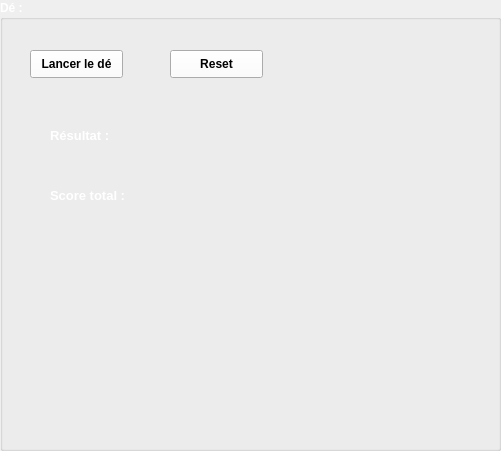
   <widget class="QGroupBox" name="layoutD">
    <property name="geometry">
     <rect>
      <x>30</x>
      <y>40</y>
      <width>501</width>
      <height>451</height>
     </rect>
    </property>
    <property name="palette">
     <palette>
      <active>
       <colorrole role="WindowText">
        <brush brushstyle="SolidPattern">
         <color alpha="255">
          <red>255</red>
          <green>255</green>
          <blue>255</blue>
         </color>
        </brush>
       </colorrole>
       <colorrole role="Button">
        <brush brushstyle="SolidPattern">
         <color alpha="255">
          <red>255</red>
          <green>255</green>
          <blue>255</blue>
         </color>
        </brush>
       </colorrole>
       <colorrole role="Text">
        <brush brushstyle="SolidPattern">
         <color alpha="255">
          <red>255</red>
          <green>255</green>
          <blue>255</blue>
         </color>
        </brush>
       </colorrole>
       <colorrole role="PlaceholderText">
        <brush brushstyle="SolidPattern">
         <color alpha="128">
          <red>255</red>
          <green>255</green>
          <blue>255</blue>
         </color>
        </brush>
       </colorrole>
      </active>
      <inactive>
       <colorrole role="WindowText">
        <brush brushstyle="SolidPattern">
         <color alpha="255">
          <red>255</red>
          <green>255</green>
          <blue>255</blue>
         </color>
        </brush>
       </colorrole>
       <colorrole role="Button">
        <brush brushstyle="SolidPattern">
         <color alpha="255">
          <red>255</red>
          <green>255</green>
          <blue>255</blue>
         </color>
        </brush>
       </colorrole>
       <colorrole role="Text">
        <brush brushstyle="SolidPattern">
         <color alpha="255">
          <red>255</red>
          <green>255</green>
          <blue>255</blue>
         </color>
        </brush>
       </colorrole>
       <colorrole role="PlaceholderText">
        <brush brushstyle="SolidPattern">
         <color alpha="128">
          <red>255</red>
          <green>255</green>
          <blue>255</blue>
         </color>
        </brush>
       </colorrole>
      </inactive>
      <disabled>
       <colorrole role="WindowText">
        <brush brushstyle="SolidPattern">
         <color alpha="255">
          <red>120</red>
          <green>120</green>
          <blue>120</blue>
         </color>
        </brush>
       </colorrole>
       <colorrole role="Button">
        <brush brushstyle="SolidPattern">
         <color alpha="255">
          <red>255</red>
          <green>255</green>
          <blue>255</blue>
         </color>
        </brush>
       </colorrole>
       <colorrole role="Text">
        <brush brushstyle="SolidPattern">
         <color alpha="255">
          <red>120</red>
          <green>120</green>
          <blue>120</blue>
         </color>
        </brush>
       </colorrole>
       <colorrole role="PlaceholderText">
        <brush brushstyle="SolidPattern">
         <color alpha="128">
          <red>0</red>
          <green>0</green>
          <blue>0</blue>
         </color>
        </brush>
       </colorrole>
      </disabled>
     </palette>
    </property>
    <property name="font">
     <font>
      <weight>75</weight>
      <bold>true</bold>
     </font>
    </property>
    <property name="title">
     <string>Dé :</string>
    </property>
    <widget class="QPushButton" name="jetDeButton">
     <property name="geometry">
      <rect>
       <x>30</x>
       <y>50</y>
       <width>93</width>
       <height>28</height>
      </rect>
     </property>
     <property name="palette">
      <palette>
       <active>
        <colorrole role="WindowText">
         <brush brushstyle="SolidPattern">
          <color alpha="255">
           <red>255</red>
           <green>255</green>
           <blue>255</blue>
          </color>
         </brush>
        </colorrole>
        <colorrole role="Button">
         <brush brushstyle="SolidPattern">
          <color alpha="255">
           <red>255</red>
           <green>255</green>
           <blue>255</blue>
          </color>
         </brush>
        </colorrole>
        <colorrole role="Text">
         <brush brushstyle="SolidPattern">
          <color alpha="255">
           <red>255</red>
           <green>255</green>
           <blue>255</blue>
          </color>
         </brush>
        </colorrole>
        <colorrole role="PlaceholderText">
         <brush brushstyle="SolidPattern">
          <color alpha="128">
           <red>255</red>
           <green>255</green>
           <blue>255</blue>
          </color>
         </brush>
        </colorrole>
       </active>
       <inactive>
        <colorrole role="WindowText">
         <brush brushstyle="SolidPattern">
          <color alpha="255">
           <red>255</red>
           <green>255</green>
           <blue>255</blue>
          </color>
         </brush>
        </colorrole>
        <colorrole role="Button">
         <brush brushstyle="SolidPattern">
          <color alpha="255">
           <red>255</red>
           <green>255</green>
           <blue>255</blue>
          </color>
         </brush>
        </colorrole>
        <colorrole role="Text">
         <brush brushstyle="SolidPattern">
          <color alpha="255">
           <red>255</red>
           <green>255</green>
           <blue>255</blue>
          </color>
         </brush>
        </colorrole>
        <colorrole role="PlaceholderText">
         <brush brushstyle="SolidPattern">
          <color alpha="128">
           <red>255</red>
           <green>255</green>
           <blue>255</blue>
          </color>
         </brush>
        </colorrole>
       </inactive>
       <disabled>
        <colorrole role="WindowText">
         <brush brushstyle="SolidPattern">
          <color alpha="255">
           <red>120</red>
           <green>120</green>
           <blue>120</blue>
          </color>
         </brush>
        </colorrole>
        <colorrole role="Button">
         <brush brushstyle="SolidPattern">
          <color alpha="255">
           <red>255</red>
           <green>255</green>
           <blue>255</blue>
          </color>
         </brush>
        </colorrole>
        <colorrole role="Text">
         <brush brushstyle="SolidPattern">
          <color alpha="255">
           <red>120</red>
           <green>120</green>
           <blue>120</blue>
          </color>
         </brush>
        </colorrole>
        <colorrole role="PlaceholderText">
         <brush brushstyle="SolidPattern">
          <color alpha="128">
           <red>0</red>
           <green>0</green>
           <blue>0</blue>
          </color>
         </brush>
        </colorrole>
       </disabled>
      </palette>
     </property>
     <property name="font">
      <font>
       <weight>75</weight>
       <bold>true</bold>
      </font>
     </property>
     <property name="text">
      <string>Lancer le dé</string>
     </property>
    </widget>
    <widget class="QPushButton" name="resetButton">
     <property name="geometry">
      <rect>
       <x>170</x>
       <y>50</y>
       <width>93</width>
       <height>28</height>
      </rect>
     </property>
     <property name="palette">
      <palette>
       <active>
        <colorrole role="WindowText">
         <brush brushstyle="SolidPattern">
          <color alpha="255">
           <red>255</red>
           <green>255</green>
           <blue>255</blue>
          </color>
         </brush>
        </colorrole>
        <colorrole role="Button">
         <brush brushstyle="SolidPattern">
          <color alpha="255">
           <red>255</red>
           <green>255</green>
           <blue>255</blue>
          </color>
         </brush>
        </colorrole>
        <colorrole role="Text">
         <brush brushstyle="SolidPattern">
          <color alpha="255">
           <red>255</red>
           <green>255</green>
           <blue>255</blue>
          </color>
         </brush>
        </colorrole>
        <colorrole role="PlaceholderText">
         <brush brushstyle="SolidPattern">
          <color alpha="128">
           <red>255</red>
           <green>255</green>
           <blue>255</blue>
          </color>
         </brush>
        </colorrole>
       </active>
       <inactive>
        <colorrole role="WindowText">
         <brush brushstyle="SolidPattern">
          <color alpha="255">
           <red>255</red>
           <green>255</green>
           <blue>255</blue>
          </color>
         </brush>
        </colorrole>
        <colorrole role="Button">
         <brush brushstyle="SolidPattern">
          <color alpha="255">
           <red>255</red>
           <green>255</green>
           <blue>255</blue>
          </color>
         </brush>
        </colorrole>
        <colorrole role="Text">
         <brush brushstyle="SolidPattern">
          <color alpha="255">
           <red>255</red>
           <green>255</green>
           <blue>255</blue>
          </color>
         </brush>
        </colorrole>
        <colorrole role="PlaceholderText">
         <brush brushstyle="SolidPattern">
          <color alpha="128">
           <red>255</red>
           <green>255</green>
           <blue>255</blue>
          </color>
         </brush>
        </colorrole>
       </inactive>
       <disabled>
        <colorrole role="WindowText">
         <brush brushstyle="SolidPattern">
          <color alpha="255">
           <red>120</red>
           <green>120</green>
           <blue>120</blue>
          </color>
         </brush>
        </colorrole>
        <colorrole role="Button">
         <brush brushstyle="SolidPattern">
          <color alpha="255">
           <red>255</red>
           <green>255</green>
           <blue>255</blue>
          </color>
         </brush>
        </colorrole>
        <colorrole role="Text">
         <brush brushstyle="SolidPattern">
          <color alpha="255">
           <red>120</red>
           <green>120</green>
           <blue>120</blue>
          </color>
         </brush>
        </colorrole>
        <colorrole role="PlaceholderText">
         <brush brushstyle="SolidPattern">
          <color alpha="128">
           <red>0</red>
           <green>0</green>
           <blue>0</blue>
          </color>
         </brush>
        </colorrole>
       </disabled>
      </palette>
     </property>
     <property name="font">
      <font>
       <weight>75</weight>
       <bold>true</bold>
      </font>
     </property>
     <property name="text">
      <string>Reset</string>
     </property>
    </widget>
    <widget class="QLabel" name="resultTitle">
     <property name="geometry">
      <rect>
       <x>50</x>
       <y>120</y>
       <width>91</width>
       <height>31</height>
      </rect>
     </property>
     <property name="palette">
      <palette>
       <active>
        <colorrole role="WindowText">
         <brush brushstyle="SolidPattern">
          <color alpha="255">
           <red>255</red>
           <green>255</green>
           <blue>255</blue>
          </color>
         </brush>
        </colorrole>
        <colorrole role="Button">
         <brush brushstyle="SolidPattern">
          <color alpha="255">
           <red>255</red>
           <green>255</green>
           <blue>255</blue>
          </color>
         </brush>
        </colorrole>
        <colorrole role="Text">
         <brush brushstyle="SolidPattern">
          <color alpha="255">
           <red>255</red>
           <green>255</green>
           <blue>255</blue>
          </color>
         </brush>
        </colorrole>
        <colorrole role="PlaceholderText">
         <brush brushstyle="SolidPattern">
          <color alpha="128">
           <red>255</red>
           <green>255</green>
           <blue>255</blue>
          </color>
         </brush>
        </colorrole>
       </active>
       <inactive>
        <colorrole role="WindowText">
         <brush brushstyle="SolidPattern">
          <color alpha="255">
           <red>255</red>
           <green>255</green>
           <blue>255</blue>
          </color>
         </brush>
        </colorrole>
        <colorrole role="Button">
         <brush brushstyle="SolidPattern">
          <color alpha="255">
           <red>255</red>
           <green>255</green>
           <blue>255</blue>
          </color>
         </brush>
        </colorrole>
        <colorrole role="Text">
         <brush brushstyle="SolidPattern">
          <color alpha="255">
           <red>255</red>
           <green>255</green>
           <blue>255</blue>
          </color>
         </brush>
        </colorrole>
        <colorrole role="PlaceholderText">
         <brush brushstyle="SolidPattern">
          <color alpha="128">
           <red>255</red>
           <green>255</green>
           <blue>255</blue>
          </color>
         </brush>
        </colorrole>
       </inactive>
       <disabled>
        <colorrole role="WindowText">
         <brush brushstyle="SolidPattern">
          <color alpha="255">
           <red>120</red>
           <green>120</green>
           <blue>120</blue>
          </color>
         </brush>
        </colorrole>
        <colorrole role="Button">
         <brush brushstyle="SolidPattern">
          <color alpha="255">
           <red>255</red>
           <green>255</green>
           <blue>255</blue>
          </color>
         </brush>
        </colorrole>
        <colorrole role="Text">
         <brush brushstyle="SolidPattern">
          <color alpha="255">
           <red>120</red>
           <green>120</green>
           <blue>120</blue>
          </color>
         </brush>
        </colorrole>
        <colorrole role="PlaceholderText">
         <brush brushstyle="SolidPattern">
          <color alpha="128">
           <red>0</red>
           <green>0</green>
           <blue>0</blue>
          </color>
         </brush>
        </colorrole>
       </disabled>
      </palette>
     </property>
     <property name="font">
      <font>
       <pointsize>10</pointsize>
       <weight>75</weight>
       <bold>true</bold>
      </font>
     </property>
     <property name="text">
      <string>Résultat :</string>
     </property>
    </widget>
    <widget class="QLabel" name="result">
     <property name="geometry">
      <rect>
       <x>190</x>
       <y>120</y>
       <width>101</width>
       <height>31</height>
      </rect>
     </property>
     <property name="palette">
      <palette>
       <active>
        <colorrole role="WindowText">
         <brush brushstyle="SolidPattern">
          <color alpha="255">
           <red>255</red>
           <green>255</green>
           <blue>255</blue>
          </color>
         </brush>
        </colorrole>
        <colorrole role="Button">
         <brush brushstyle="SolidPattern">
          <color alpha="255">
           <red>255</red>
           <green>255</green>
           <blue>255</blue>
          </color>
         </brush>
        </colorrole>
        <colorrole role="Text">
         <brush brushstyle="SolidPattern">
          <color alpha="255">
           <red>255</red>
           <green>255</green>
           <blue>255</blue>
          </color>
         </brush>
        </colorrole>
        <colorrole role="PlaceholderText">
         <brush brushstyle="SolidPattern">
          <color alpha="128">
           <red>255</red>
           <green>255</green>
           <blue>255</blue>
          </color>
         </brush>
        </colorrole>
       </active>
       <inactive>
        <colorrole role="WindowText">
         <brush brushstyle="SolidPattern">
          <color alpha="255">
           <red>255</red>
           <green>255</green>
           <blue>255</blue>
          </color>
         </brush>
        </colorrole>
        <colorrole role="Button">
         <brush brushstyle="SolidPattern">
          <color alpha="255">
           <red>255</red>
           <green>255</green>
           <blue>255</blue>
          </color>
         </brush>
        </colorrole>
        <colorrole role="Text">
         <brush brushstyle="SolidPattern">
          <color alpha="255">
           <red>255</red>
           <green>255</green>
           <blue>255</blue>
          </color>
         </brush>
        </colorrole>
        <colorrole role="PlaceholderText">
         <brush brushstyle="SolidPattern">
          <color alpha="128">
           <red>255</red>
           <green>255</green>
           <blue>255</blue>
          </color>
         </brush>
        </colorrole>
       </inactive>
       <disabled>
        <colorrole role="WindowText">
         <brush brushstyle="SolidPattern">
          <color alpha="255">
           <red>120</red>
           <green>120</green>
           <blue>120</blue>
          </color>
         </brush>
        </colorrole>
        <colorrole role="Button">
         <brush brushstyle="SolidPattern">
          <color alpha="255">
           <red>255</red>
           <green>255</green>
           <blue>255</blue>
          </color>
         </brush>
        </colorrole>
        <colorrole role="Text">
         <brush brushstyle="SolidPattern">
          <color alpha="255">
           <red>120</red>
           <green>120</green>
           <blue>120</blue>
          </color>
         </brush>
        </colorrole>
        <colorrole role="PlaceholderText">
         <brush brushstyle="SolidPattern">
          <color alpha="128">
           <red>0</red>
           <green>0</green>
           <blue>0</blue>
          </color>
         </brush>
        </colorrole>
       </disabled>
      </palette>
     </property>
     <property name="font">
      <font>
       <pointsize>10</pointsize>
       <weight>75</weight>
       <bold>true</bold>
      </font>
     </property>
     <property name="text">
      <string/>
     </property>
    </widget>
    <widget class="QLabel" name="scoreTitle">
     <property name="geometry">
      <rect>
       <x>50</x>
       <y>180</y>
       <width>111</width>
       <height>31</height>
      </rect>
     </property>
     <property name="palette">
      <palette>
       <active>
        <colorrole role="WindowText">
         <brush brushstyle="SolidPattern">
          <color alpha="255">
           <red>255</red>
           <green>255</green>
           <blue>255</blue>
          </color>
         </brush>
        </colorrole>
        <colorrole role="Button">
         <brush brushstyle="SolidPattern">
          <color alpha="255">
           <red>255</red>
           <green>255</green>
           <blue>255</blue>
          </color>
         </brush>
        </colorrole>
        <colorrole role="Text">
         <brush brushstyle="SolidPattern">
          <color alpha="255">
           <red>255</red>
           <green>255</green>
           <blue>255</blue>
          </color>
         </brush>
        </colorrole>
        <colorrole role="PlaceholderText">
         <brush brushstyle="SolidPattern">
          <color alpha="128">
           <red>255</red>
           <green>255</green>
           <blue>255</blue>
          </color>
         </brush>
        </colorrole>
       </active>
       <inactive>
        <colorrole role="WindowText">
         <brush brushstyle="SolidPattern">
          <color alpha="255">
           <red>255</red>
           <green>255</green>
           <blue>255</blue>
          </color>
         </brush>
        </colorrole>
        <colorrole role="Button">
         <brush brushstyle="SolidPattern">
          <color alpha="255">
           <red>255</red>
           <green>255</green>
           <blue>255</blue>
          </color>
         </brush>
        </colorrole>
        <colorrole role="Text">
         <brush brushstyle="SolidPattern">
          <color alpha="255">
           <red>255</red>
           <green>255</green>
           <blue>255</blue>
          </color>
         </brush>
        </colorrole>
        <colorrole role="PlaceholderText">
         <brush brushstyle="SolidPattern">
          <color alpha="128">
           <red>255</red>
           <green>255</green>
           <blue>255</blue>
          </color>
         </brush>
        </colorrole>
       </inactive>
       <disabled>
        <colorrole role="WindowText">
         <brush brushstyle="SolidPattern">
          <color alpha="255">
           <red>120</red>
           <green>120</green>
           <blue>120</blue>
          </color>
         </brush>
        </colorrole>
        <colorrole role="Button">
         <brush brushstyle="SolidPattern">
          <color alpha="255">
           <red>255</red>
           <green>255</green>
           <blue>255</blue>
          </color>
         </brush>
        </colorrole>
        <colorrole role="Text">
         <brush brushstyle="SolidPattern">
          <color alpha="255">
           <red>120</red>
           <green>120</green>
           <blue>120</blue>
          </color>
         </brush>
        </colorrole>
        <colorrole role="PlaceholderText">
         <brush brushstyle="SolidPattern">
          <color alpha="128">
           <red>0</red>
           <green>0</green>
           <blue>0</blue>
          </color>
         </brush>
        </colorrole>
       </disabled>
      </palette>
     </property>
     <property name="font">
      <font>
       <pointsize>10</pointsize>
       <weight>75</weight>
       <bold>true</bold>
      </font>
     </property>
     <property name="text">
      <string>Score total :</string>
     </property>
    </widget>
    <widget class="QLabel" name="score">
     <property name="geometry">
      <rect>
       <x>190</x>
       <y>180</y>
       <width>101</width>
       <height>31</height>
      </rect>
     </property>
     <property name="palette">
      <palette>
       <active>
        <colorrole role="WindowText">
         <brush brushstyle="SolidPattern">
          <color alpha="255">
           <red>255</red>
           <green>255</green>
           <blue>255</blue>
          </color>
         </brush>
        </colorrole>
        <colorrole role="Button">
         <brush brushstyle="SolidPattern">
          <color alpha="255">
           <red>255</red>
           <green>255</green>
           <blue>255</blue>
          </color>
         </brush>
        </colorrole>
        <colorrole role="Text">
         <brush brushstyle="SolidPattern">
          <color alpha="255">
           <red>255</red>
           <green>255</green>
           <blue>255</blue>
          </color>
         </brush>
        </colorrole>
        <colorrole role="PlaceholderText">
         <brush brushstyle="SolidPattern">
          <color alpha="128">
           <red>255</red>
           <green>255</green>
           <blue>255</blue>
          </color>
         </brush>
        </colorrole>
       </active>
       <inactive>
        <colorrole role="WindowText">
         <brush brushstyle="SolidPattern">
          <color alpha="255">
           <red>255</red>
           <green>255</green>
           <blue>255</blue>
          </color>
         </brush>
        </colorrole>
        <colorrole role="Button">
         <brush brushstyle="SolidPattern">
          <color alpha="255">
           <red>255</red>
           <green>255</green>
           <blue>255</blue>
          </color>
         </brush>
        </colorrole>
        <colorrole role="Text">
         <brush brushstyle="SolidPattern">
          <color alpha="255">
           <red>255</red>
           <green>255</green>
           <blue>255</blue>
          </color>
         </brush>
        </colorrole>
        <colorrole role="PlaceholderText">
         <brush brushstyle="SolidPattern">
          <color alpha="128">
           <red>255</red>
           <green>255</green>
           <blue>255</blue>
          </color>
         </brush>
        </colorrole>
       </inactive>
       <disabled>
        <colorrole role="WindowText">
         <brush brushstyle="SolidPattern">
          <color alpha="255">
           <red>120</red>
           <green>120</green>
           <blue>120</blue>
          </color>
         </brush>
        </colorrole>
        <colorrole role="Button">
         <brush brushstyle="SolidPattern">
          <color alpha="255">
           <red>255</red>
           <green>255</green>
           <blue>255</blue>
          </color>
         </brush>
        </colorrole>
        <colorrole role="Text">
         <brush brushstyle="SolidPattern">
          <color alpha="255">
           <red>120</red>
           <green>120</green>
           <blue>120</blue>
          </color>
         </brush>
        </colorrole>
        <colorrole role="PlaceholderText">
         <brush brushstyle="SolidPattern">
          <color alpha="128">
           <red>0</red>
           <green>0</green>
           <blue>0</blue>
          </color>
         </brush>
        </colorrole>
       </disabled>
      </palette>
     </property>
     <property name="font">
      <font>
       <pointsize>10</pointsize>
       <weight>75</weight>
       <bold>true</bold>
      </font>
     </property>
     <property name="text">
      <string/>
     </property>
    </widget>
   </widget>
